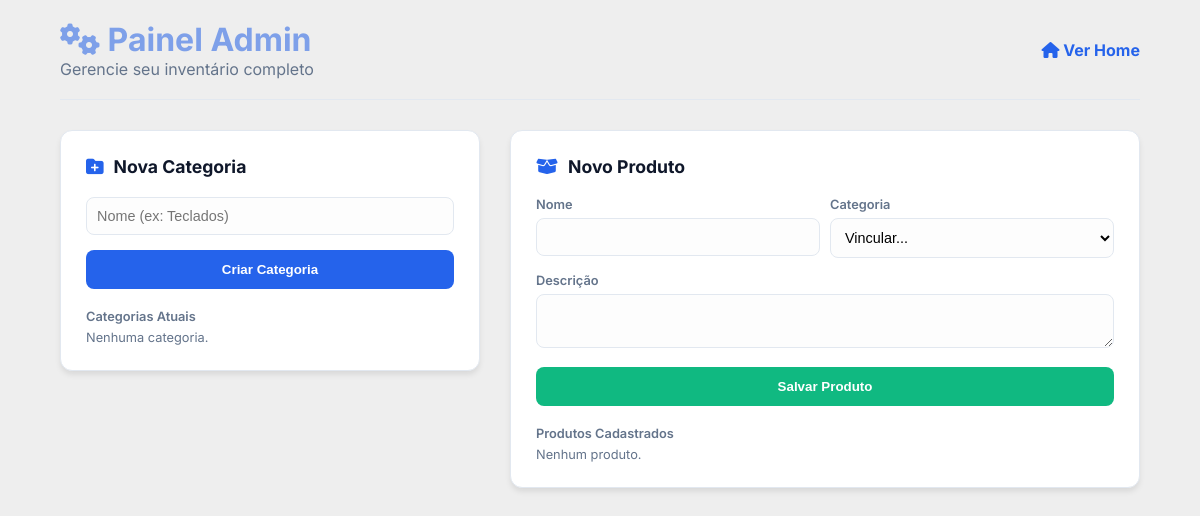
Before: /eletronico/cadastro with the older database file.
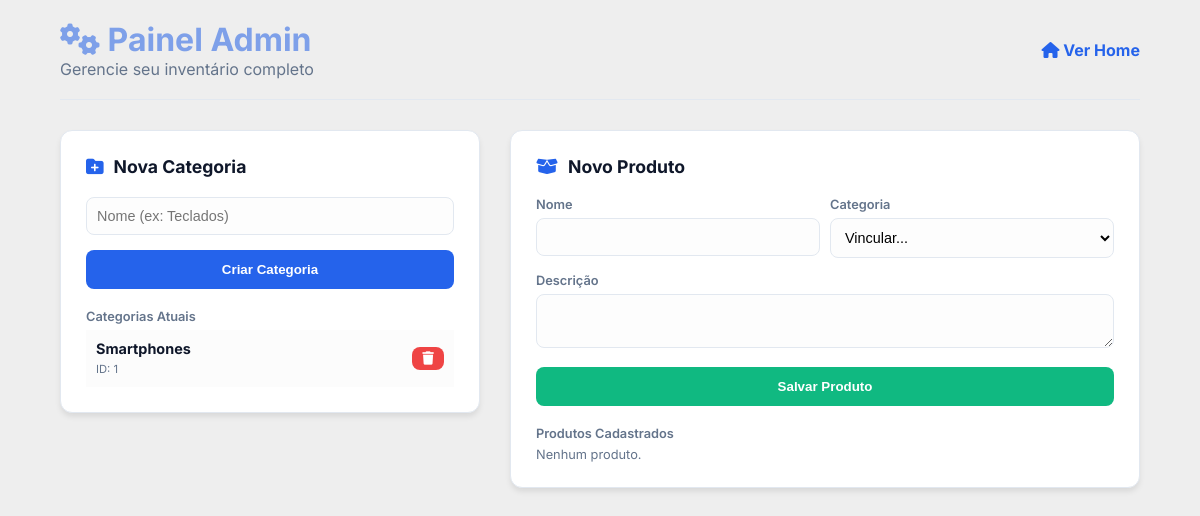
After: the same page with the newer database file.
### models.py (models this page shows, shortened)
class Eletronico(Base):
    __tablename__ = "eletronicos"
    id = Column(Integer, primary_key=True, autoincrement=True)
    nome = Column(String(100), nullable=False)
    produtos = relationship("Produto", back_populates="eletronicos")

### main.py (the view)
@app.get("/eletronico/cadastro")
def exibir_cadastro(request: Request, db: Session = Depends(get_db)):
    categorias = db.query(Eletronico).all()
    produtos = db.query(Produto).all()
    return templates.TemplateResponse(
        request,
        "cadastrar.html",
        {"request": request, "categorias": categorias, "produtos": produtos })

### templates/cadastrar.html (shortened to what this page needs)
<!DOCTYPE html>
<html lang="pt-br">
<head>
    <link rel="stylesheet" href="https://cdnjs.cloudflare.com/ajax/libs/font-awesome/6.4.0/css/all.min.css">
</head>
<body>
    <div class="header">
        <div>
            <h1><i class="fas fa-cogs"></i> Painel Admin</h1>
            <p style="color: var(--text-muted)">Gerencie seu inventário completo</p>
        </div>
        <a href="/" style="text-decoration: none; color: var(--primary); font-weight: bold;">
            <i class="fas fa-home"></i> Ver Home
        </a>
    </div>
    <div class="container">
        <div class="column">
            <div class="card">
                <h2><i class="fas fa-folder-plus"></i> Nova Categoria</h2>
                <form action="/eletronico" method="POST">
                    <div class="form-group">
                        <input type="text" name="nome" placeholder="Nome (ex: Teclados)" required>
                    </div>
                    <button type="submit" class="btn btn-blue">Criar Categoria</button>
                </form>
                <div class="list-container">
                    <label>Categorias Atuais</label>
                    {% for cat in categorias %}
                    <div class="item-row">
                        <div class="info">
                            <b>{{ cat.nome }}</b>
                            <span>ID: {{ cat.id }}</span>
                        </div>
                        <form action="/eletronico/{{ cat.id }}/deletar" method="POST">
                            <button type="submit" class="btn btn-red" onclick="return confirm('Excluir categoria?')">
                                <i class="fas fa-trash"></i>
                            </button>
                        </form>
                    </div>
                    {% else %}
                    <p style="font-size: 0.8rem; color: var(--text-muted);">Nenhuma categoria.</p>
                    {% endfor %}
                </div>
            </div>
        </div>
        <div class="column">
            <div class="card">
                <h2><i class="fas fa-box-open"></i> Novo Produto</h2>
                <form action="/produto/salvar" method="POST">
                    <div style="display: grid; grid-template-columns: 1fr 1fr; gap: 10px;">
                        <div class="form-group">
                            <label>Nome</label>
                            <input type="text" name="nome" required>
                        </div>
                        <div class="form-group">
                            <label>Categoria</label>
                            <select name="eletronico_id" required>
                                <option value="" disabled selected>Vincular...</option>
                            </select>
                        </div>
                    </div>
                    <div class="form-group">
                        <label>Descrição</label>
                        <textarea name="descricao" rows="2" required></textarea>
                    </div>
                    <button type="submit" class="btn btn-green">Salvar Produto</button>
                </form>
                <div class="list-container" style="max-height: 400px;">
                    <label>Produtos Cadastrados</label>
                    {% for prod in produtos %}
                    <div class="item-row">
                        <div class="info">
                            <b>{{ prod.nome }}</b>
                            <span>{{ prod.descricao[:40] }}... | ID: {{ prod.id }}</span>
                        </div>
                        <form action="/produto/{{ prod.id }}/deletar" method="POST">
                            <button type="submit" class="btn btn-red" onclick="return confirm('Excluir produto?')">
                                <i class="fas fa-trash"></i>
                            </button>
                        </form>
                    </div>
                    {% else %}
                    <p style="font-size: 0.8rem; color: var(--text-muted);">Nenhum produto.</p>
                    {% endfor %}
                </div>
            </div>
        </div>
    </div>
</body>
</html>

Changed rows visible on the page:
added Eletronico: nome "Smartphones", id "1"
Other visible differences:
text no longer shown: "Nenhuma categoria."
